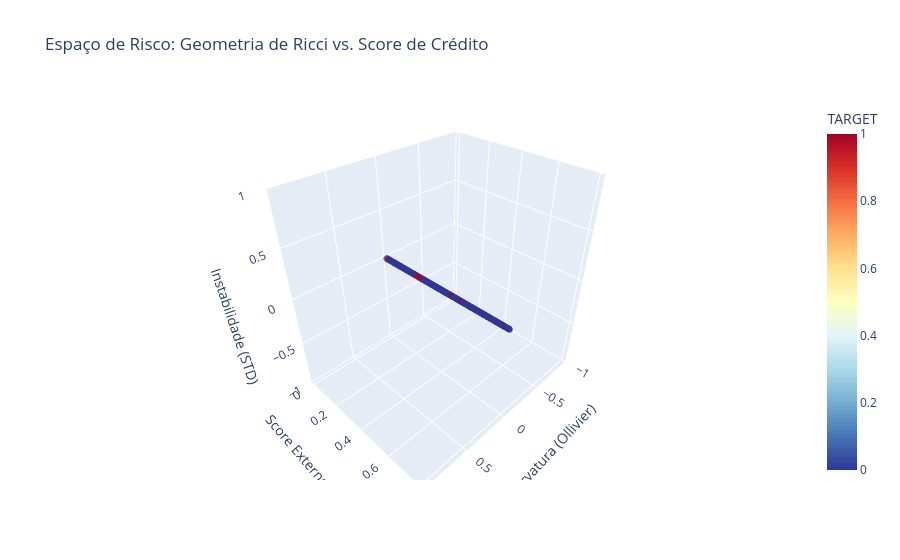

The notebook cell this image was saved under:
### Markdown cell above
- Visualizar a interação entre a Curvatura de Ricci (sua nova feature geométrica) e a EXT_SOURCE_2 (a feature mais forte do dataset) em 3D permite ver como a geometria "dobra" o espaço de risco, separando os inadimplentes que o modelo linear deixaria passar.
- Aqui está o código usando Plotly para uma visualização interativa:

### Code cell
import plotly.express as px

# 1. Preparar uma amostra para visualização clara (evitar sobreposição excessiva)
df_plot = df_final.sample(n=500, random_state=42).copy()

# 2. Criar o Gráfico 3D Interativo
fig = px.scatter_3d(
    df_plot, 
    x='RICCI_AVG',          # Eixo Geométrico
    y='EXT_SOURCE_2',       # Eixo de Crédito Externo
    z='RICCI_STD',          # Eixo de Instabilidade
    color='TARGET',         # Cor pelo Risco (0 ou 1)
    color_continuous_scale='RdYlBu_r',
    opacity=0.7,
    title="Espaço de Risco: Geometria de Ricci vs. Score de Crédito",
    labels={
        'RICCI_AVG': 'Curvatura (Ollivier)',
        'EXT_SOURCE_2': 'Score Externo (Elite)',
        'RICCI_STD': 'Instabilidade (STD)'
    }
)

# Ajustar o tamanho dos pontos para melhor visibilidade
fig.update_traces(marker=dict(size=4))
fig.show()

### Figure 1 — Plotly figure (JSON) as saved in the notebook; plotly's stock layout.template omitted (floating-point values rounded to 4 significant figures; data arrays with more than 128 entries replaced by an {"elided": "..."} marker saying what was removed)
{"data": [{"hovertemplate": "Curvatura (Ollivier)=%{x}<br>Score Externo (Elite)=%{y}<br>Instabilidade (STD)=%{z}<br>TARGET=%{marker.color}<extra></extra>", "legendgroup": "", "marker": {"color": {"elided": "500 int values"}, "coloraxis": "coloraxis", "opacity": 0.7, "size": 4, "symbol": "circle"}, "mode": "markers", "name": "", "scene": "scene", "showlegend": false, "type": "scatter3d", "x": {"elided": "500 int values"}, "y": {"elided": "500 float values"}, "z": {"elided": "500 int values"}}], "layout": {"coloraxis": {"colorbar": {"title": {"text": "TARGET"}}, "colorscale": [[0, "rgb(49,54,149)"], [0.1, "rgb(69,117,180)"], [0.2, "rgb(116,173,209)"], [0.3, "rgb(171,217,233)"], [0.4, "rgb(224,243,248)"], [0.5, "rgb(255,255,191)"], [0.6, "rgb(254,224,144)"], [0.7, "rgb(253,174,97)"], [0.8, "rgb(244,109,67)"], [0.9, "rgb(215,48,39)"], [1, "rgb(165,0,38)"]]}, "legend": {"tracegroupgap": 0}, "scene": {"domain": {"x": [0, 1], "y": [0, 1]}, "xaxis": {"title": {"text": "Curvatura (Ollivier)"}}, "yaxis": {"title": {"text": "Score Externo (Elite)"}}, "zaxis": {"title": {"text": "Instabilidade (STD)"}}}, "title": {"text": "Espaço de Risco: Geometria de Ricci vs. Score de Crédito"}}}
